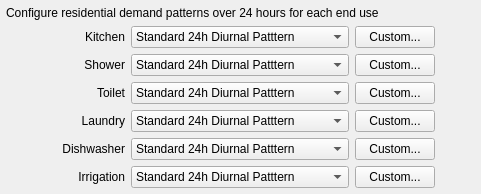
                   <widget class="QWidget" name="res_enduse_diurnal_widget" native="true">
                    <property name="minimumSize">
                     <size>
                      <width>0</width>
                      <height>0</height>
                     </size>
                    </property>
                    <layout class="QGridLayout" name="gridLayout_12">
                     <property name="leftMargin">
                      <number>6</number>
                     </property>
                     <property name="topMargin">
                      <number>6</number>
                     </property>
                     <property name="rightMargin">
                      <number>6</number>
                     </property>
                     <property name="bottomMargin">
                      <number>6</number>
                     </property>
                     <item row="1" column="4">
                      <spacer name="horizontalSpacer_38">
                       <property name="orientation">
                        <enum>Qt::Horizontal</enum>
                       </property>
                       <property name="sizeHint" stdset="0">
                        <size>
                         <width>40</width>
                         <height>20</height>
                        </size>
                       </property>
                      </spacer>
                     </item>
                     <item row="1" column="3">
                      <widget class="QPushButton" name="kitchen_dpcustom">
                       <property name="text">
                        <string>Custom...</string>
                       </property>
                      </widget>
                     </item>
                     <item row="3" column="3">
                      <widget class="QPushButton" name="toilet_dpcustom">
                       <property name="text">
                        <string>Custom...</string>
                       </property>
                      </widget>
                     </item>
                     <item row="6" column="3">
                      <widget class="QPushButton" name="res_irrigate_dpcustom">
                       <property name="text">
                        <string>Custom...</string>
                       </property>
                      </widget>
                     </item>
                     <item row="4" column="1">
                      <widget class="QLabel" name="laundry_diurnal_lbl">
                       <property name="text">
                        <string>Laundry</string>
                       </property>
                       <property name="alignment">
                        <set>Qt::AlignRight|Qt::AlignTrailing|Qt::AlignVCenter</set>
                       </property>
                      </widget>
                     </item>
                     <item row="2" column="1">
                      <widget class="QLabel" name="shower_diurnal_lbl">
                       <property name="text">
                        <string>Shower</string>
                       </property>
                       <property name="alignment">
                        <set>Qt::AlignRight|Qt::AlignTrailing|Qt::AlignVCenter</set>
                       </property>
                      </widget>
                     </item>
                     <item row="4" column="2">
                      <widget class="QComboBox" name="laundry_dp">
                       <item>
                        <property name="text">
                         <string>Standard 24h Diurnal Patttern</string>
                        </property>
                       </item>
                       <item>
                        <property name="text">
                         <string>Constant Hourly Pattern</string>
                        </property>
                       </item>
                       <item>
                        <property name="text">
                         <string>Office Hours Trapezoid (7am-7pm)</string>
                        </property>
                       </item>
                       <item>
                        <property name="text">
                         <string>After-hours Constant (6pm-6am)</string>
                        </property>
                       </item>
                       <item>
                        <property name="text">
                         <string>User-defined...</string>
                        </property>
                       </item>
                      </widget>
                     </item>
                     <item row="3" column="1">
                      <widget class="QLabel" name="toilet_diurnal_lbl">
                       <property name="text">
                        <string>Toilet</string>
                       </property>
                       <property name="alignment">
                        <set>Qt::AlignRight|Qt::AlignTrailing|Qt::AlignVCenter</set>
                       </property>
                      </widget>
                     </item>
                     <item row="1" column="1">
                      <widget class="QLabel" name="kitchen_diurnal_lbl">
                       <property name="text">
                        <string>Kitchen</string>
                       </property>
                       <property name="alignment">
                        <set>Qt::AlignRight|Qt::AlignTrailing|Qt::AlignVCenter</set>
                       </property>
                      </widget>
                     </item>
                     <item row="5" column="1">
                      <widget class="QLabel" name="dish_diurnal_lbl">
                       <property name="text">
                        <string>Dishwasher</string>
                       </property>
                       <property name="alignment">
                        <set>Qt::AlignRight|Qt::AlignTrailing|Qt::AlignVCenter</set>
                       </property>
                      </widget>
                     </item>
                     <item row="6" column="1">
                      <widget class="QLabel" name="res_irrigate_dirunal_lbl">
                       <property name="text">
                        <string>Irrigation</string>
                       </property>
                       <property name="alignment">
                        <set>Qt::AlignRight|Qt::AlignTrailing|Qt::AlignVCenter</set>
                       </property>
                      </widget>
                     </item>
                     <item row="1" column="2">
                      <widget class="QComboBox" name="kitchen_dp">
                       <item>
                        <property name="text">
                         <string>Standard 24h Diurnal Patttern</string>
                        </property>
                       </item>
                       <item>
                        <property name="text">
                         <string>Constant Hourly Pattern</string>
                        </property>
                       </item>
                       <item>
                        <property name="text">
                         <string>Office Hours Trapezoid (7am-7pm)</string>
                        </property>
                       </item>
                       <item>
                        <property name="text">
                         <string>After-hours Constant (6pm-6am)</string>
                        </property>
                       </item>
                       <item>
                        <property name="text">
                         <string>User-defined...</string>
                        </property>
                       </item>
                      </widget>
                     </item>
                     <item row="2" column="2">
                      <widget class="QComboBox" name="shower_dp">
                       <item>
                        <property name="text">
                         <string>Standard 24h Diurnal Patttern</string>
                        </property>
                       </item>
                       <item>
                        <property name="text">
                         <string>Constant Hourly Pattern</string>
                        </property>
                       </item>
                       <item>
                        <property name="text">
                         <string>Office Hours Trapezoid (7am-7pm)</string>
                        </property>
                       </item>
                       <item>
                        <property name="text">
                         <string>After-hours Constant (6pm-6am)</string>
                        </property>
                       </item>
                       <item>
                        <property name="text">
                         <string>User-defined...</string>
                        </property>
                       </item>
                      </widget>
                     </item>
                     <item row="3" column="2">
                      <widget class="QComboBox" name="toilet_dp">
                       <item>
                        <property name="text">
                         <string>Standard 24h Diurnal Patttern</string>
                        </property>
                       </item>
                       <item>
                        <property name="text">
                         <string>Constant Hourly Pattern</string>
                        </property>
                       </item>
                       <item>
                        <property name="text">
                         <string>Office Hours Trapezoid (7am-7pm)</string>
                        </property>
                       </item>
                       <item>
                        <property name="text">
                         <string>After-hours Constant (6pm-6am)</string>
                        </property>
                       </item>
                       <item>
                        <property name="text">
                         <string>User-defined...</string>
                        </property>
                       </item>
                      </widget>
                     </item>
                     <item row="6" column="2">
                      <widget class="QComboBox" name="res_irrigate_dp">
                       <item>
                        <property name="text">
                         <string>Standard 24h Diurnal Patttern</string>
                        </property>
                       </item>
                       <item>
                        <property name="text">
                         <string>Constant Hourly Pattern</string>
                        </property>
                       </item>
                       <item>
                        <property name="text">
                         <string>Office Hours Trapezoid (7am-7pm)</string>
                        </property>
                       </item>
                       <item>
                        <property name="text">
                         <string>After-hours Constant (6pm-6am)</string>
                        </property>
                       </item>
                       <item>
                        <property name="text">
                         <string>User-defined...</string>
                        </property>
                       </item>
                      </widget>
                     </item>
                     <item row="5" column="3">
                      <widget class="QPushButton" name="dish_dpcustom">
                       <property name="text">
                        <string>Custom...</string>
                       </property>
                      </widget>
                     </item>
                     <item row="2" column="3">
                      <widget class="QPushButton" name="shower_dpcustom">
                       <property name="text">
                        <string>Custom...</string>
                       </property>
                      </widget>
                     </item>
                     <item row="4" column="3">
                      <widget class="QPushButton" name="laundry_dpcustom">
                       <property name="text">
                        <string>Custom...</string>
                       </property>
                      </widget>
                     </item>
                     <item row="5" column="2">
                      <widget class="QComboBox" name="dish_dp">
                       <item>
                        <property name="text">
                         <string>Standard 24h Diurnal Patttern</string>
                        </property>
                       </item>
                       <item>
                        <property name="text">
                         <string>Constant Hourly Pattern</string>
                        </property>
                       </item>
                       <item>
                        <property name="text">
                         <string>Office Hours Trapezoid (7am-7pm)</string>
                        </property>
                       </item>
                       <item>
                        <property name="text">
                         <string>After-hours Constant (6pm-6am)</string>
                        </property>
                       </item>
                       <item>
                        <property name="text">
                         <string>User-defined...</string>
                        </property>
                       </item>
                      </widget>
                     </item>
                     <item row="1" column="0">
                      <spacer name="horizontalSpacer_41">
                       <property name="orientation">
                        <enum>Qt::Horizontal</enum>
                       </property>
                       <property name="sizeType">
                        <enum>QSizePolicy::Fixed</enum>
                       </property>
                       <property name="sizeHint" stdset="0">
                        <size>
                         <width>50</width>
                         <height>20</height>
                        </size>
                       </property>
                      </spacer>
                     </item>
                     <item row="0" column="0" colspan="4">
                      <widget class="QLabel" name="res_enduse_diurnal_lbl">
                       <property name="whatsThis">
                        <string>Estimate of the annual irrigation volume per hectare</string>
                       </property>
                       <property name="text">
                        <string>Configure residential demand patterns over 24 hours for each end use</string>
                       </property>
                      </widget>
                     </item>
                     <item row="2" column="0">
                      <spacer name="horizontalSpacer_42">
                       <property name="orientation">
                        <enum>Qt::Horizontal</enum>
                       </property>
                       <property name="sizeType">
                        <enum>QSizePolicy::Fixed</enum>
                       </property>
                       <property name="sizeHint" stdset="0">
                        <size>
                         <width>50</width>
                         <height>20</height>
                        </size>
                       </property>
                      </spacer>
                     </item>
                     <item row="3" column="0">
                      <spacer name="horizontalSpacer_43">
                       <property name="orientation">
                        <enum>Qt::Horizontal</enum>
                       </property>
                       <property name="sizeType">
                        <enum>QSizePolicy::Fixed</enum>
                       </property>
                       <property name="sizeHint" stdset="0">
                        <size>
                         <width>50</width>
                         <height>20</height>
                        </size>
                       </property>
                      </spacer>
                     </item>
                     <item row="4" column="0">
                      <spacer name="horizontalSpacer_44">
                       <property name="orientation">
                        <enum>Qt::Horizontal</enum>
                       </property>
                       <property name="sizeType">
                        <enum>QSizePolicy::Fixed</enum>
                       </property>
                       <property name="sizeHint" stdset="0">
                        <size>
                         <width>50</width>
                         <height>20</height>
                        </size>
                       </property>
                      </spacer>
                     </item>
                     <item row="5" column="0">
                      <spacer name="horizontalSpacer_45">
                       <property name="orientation">
                        <enum>Qt::Horizontal</enum>
                       </property>
                       <property name="sizeType">
                        <enum>QSizePolicy::Fixed</enum>
                       </property>
                       <property name="sizeHint" stdset="0">
                        <size>
                         <width>50</width>
                         <height>20</height>
                        </size>
                       </property>
                      </spacer>
                     </item>
                     <item row="6" column="0">
                      <spacer name="horizontalSpacer_46">
                       <property name="orientation">
                        <enum>Qt::Horizontal</enum>
                       </property>
                       <property name="sizeType">
                        <enum>QSizePolicy::Fixed</enum>
                       </property>
                       <property name="sizeHint" stdset="0">
                        <size>
                         <width>50</width>
                         <height>20</height>
                        </size>
                       </property>
                      </spacer>
                     </item>
                     <item row="2" column="4">
                      <spacer name="horizontalSpacer_47">
                       <property name="orientation">
                        <enum>Qt::Horizontal</enum>
                       </property>
                       <property name="sizeHint" stdset="0">
                        <size>
                         <width>40</width>
                         <height>20</height>
                        </size>
                       </property>
                      </spacer>
                     </item>
                     <item row="3" column="4">
                      <spacer name="horizontalSpacer_48">
                       <property name="orientation">
                        <enum>Qt::Horizontal</enum>
                       </property>
                       <property name="sizeHint" stdset="0">
                        <size>
                         <width>40</width>
                         <height>20</height>
                        </size>
                       </property>
                      </spacer>
                     </item>
                     <item row="4" column="4">
                      <spacer name="horizontalSpacer_49">
                       <property name="orientation">
                        <enum>Qt::Horizontal</enum>
                       </property>
                       <property name="sizeHint" stdset="0">
                        <size>
                         <width>40</width>
                         <height>20</height>
                        </size>
                       </property>
                      </spacer>
                     </item>
                     <item row="5" column="4">
                      <spacer name="horizontalSpacer_50">
                       <property name="orientation">
                        <enum>Qt::Horizontal</enum>
                       </property>
                       <property name="sizeHint" stdset="0">
                        <size>
                         <width>40</width>
                         <height>20</height>
                        </size>
                       </property>
                      </spacer>
                     </item>
                     <item row="6" column="4">
                      <spacer name="horizontalSpacer_51">
                       <property name="orientation">
                        <enum>Qt::Horizontal</enum>
                       </property>
                       <property name="sizeHint" stdset="0">
                        <size>
                         <width>40</width>
                         <height>20</height>
                        </size>
                       </property>
                      </spacer>
                     </item>
                    </layout>
                   </widget>
